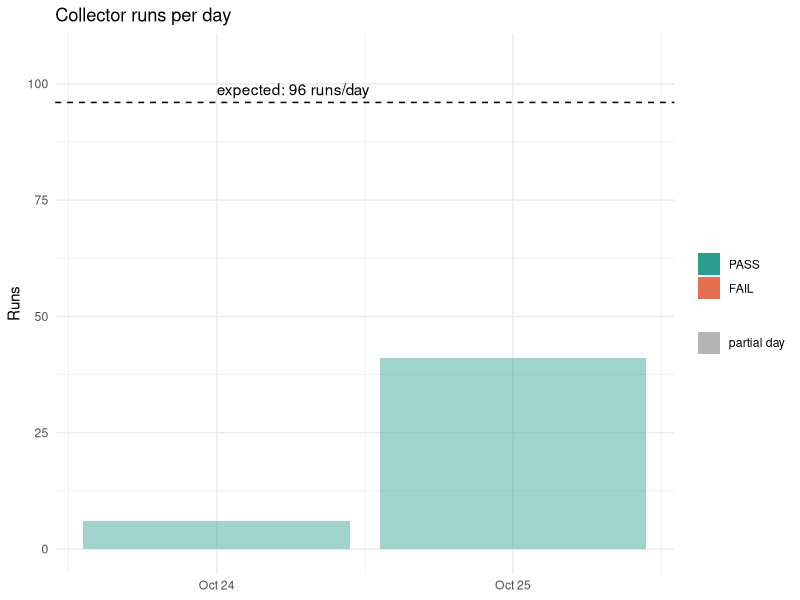

This figure's R source:
## ---- chunk 1
#| label: setup-check-log
#| eval: !expr file.exists("data/check_log.csv")
library(tidyverse)

interval_min <- 15                       # schedule: one run every 15 minutes
runs_per_day <- 24 * 60 / interval_min   # = 96

check_log <- read_csv("data/check_log.csv", show_col_types = FALSE) %>%
  mutate(
    ts   = with_tz(as_datetime(run_at_utc), "Europe/Vienna"),
    date = as_date(ts)
  )

# Executed vs. scheduled runs
first_ts <- min(check_log$ts)
last_ts  <- max(check_log$ts)
executed <- nrow(check_log)
expected <- floor(as.numeric(difftime(last_ts, first_ts, units = "mins")) / interval_min) + 1
exec_pct <- round(executed / expected * 100, 1)

# Outcome of the executed runs
n_pass   <- sum(check_log$overall == "PASS")
n_fail   <- sum(check_log$overall == "FAIL")
pass_pct <- round(n_pass / executed * 100, 1)

# Runs per day; first and last day are only partly covered
first_day <- min(check_log$date)
last_day  <- max(check_log$date)

daily <- check_log %>%
  mutate(overall = factor(overall, levels = c("PASS", "FAIL"))) %>%
  count(date, overall, name = "runs", .drop = FALSE) %>%
  mutate(partial = date %in% c(first_day, last_day))

avg_full_day <- daily %>%
  filter(!partial) %>%
  group_by(date) %>%
  summarise(runs = sum(runs), .groups = "drop") %>%
  summarise(avg = round(mean(runs))) %>%
  pull(avg)
## ---- chunk 2
#| label: pass-share
#| eval: !expr file.exists("data/check_log.csv")
check_log %>%
  count(overall, name = "runs") %>%
  mutate(share_pct = round(runs / sum(runs) * 100, 1))
## ---- chunk 3
#| label: failed-checks
#| eval: !expr file.exists("data/check_log.csv")
#| results: asis
failed <- check_log %>%
  filter(overall == "FAIL") %>%
  separate_rows(failed_checks, sep = ";") %>%
  count(failed_checks, sort = TRUE, name = "times")

if (nrow(failed) == 0) {
  cat("**No failed runs.** All executed runs passed every check.\n")
} else {
  cat("Failed runs by the check that caused them:\n\n")
  cat(knitr::kable(failed, format = "markdown"), sep = "\n")
}
## ---- chunk 4
#| label: runs-per-day
#| eval: !expr file.exists("data/check_log.csv")
#| fig-alt: "Bar chart of collector runs per day, with a dashed line at 96 expected runs"
ggplot(daily, aes(x = date, y = runs, fill = overall, alpha = partial)) +
  geom_col() +
  geom_hline(yintercept = runs_per_day, linetype = "dashed") +
  annotate(
    "text", x = first_day, y = runs_per_day,
    label = paste0("expected: ", runs_per_day, " runs/day"),
    hjust = 0, vjust = -0.6
  ) +
  scale_fill_manual(values = c(PASS = "#2a9d8f", FAIL = "#e76f51"), drop = FALSE) +
  scale_alpha_manual(
    values = c(`FALSE` = 1, `TRUE` = 0.45),
    labels = c(`FALSE` = "full day", `TRUE` = "partial day")
  ) +
  scale_x_date(date_labels = "%b %d", date_breaks = "1 day") +
  expand_limits(y = runs_per_day * 1.1) +
  labs(
    title = "Collector runs per day",
    x = NULL, y = "Runs", fill = NULL, alpha = NULL
  ) +
  theme_minimal()
## ---- chunk 5
#| label: failure-selftest
#| eval: !expr file.exists("data/check_log.csv")
test_log <- tibble(
  overall = c("PASS", "FAIL", "FAIL"),
  failed_checks = c(NA, "row_count;no_missing", "row_count")
)

test_log %>%
  filter(overall == "FAIL") %>%
  separate_rows(failed_checks, sep = ";") %>%
  count(failed_checks, sort = TRUE, name = "times")
